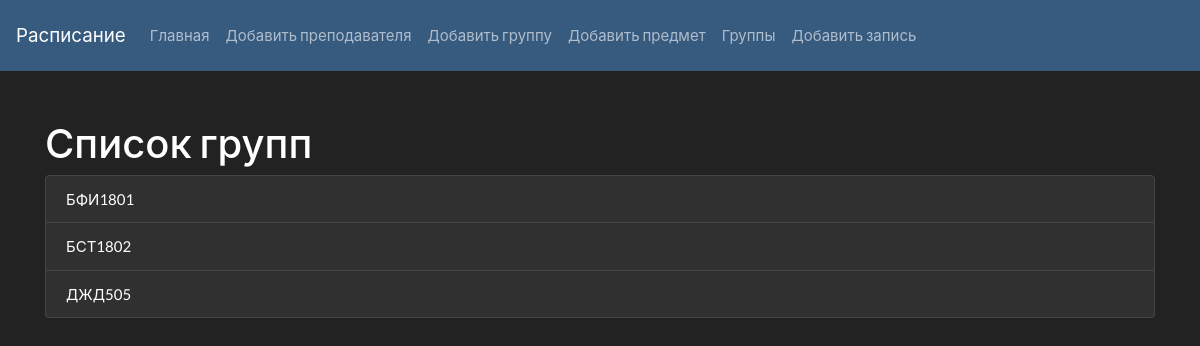
Before: /groups with the older database file.
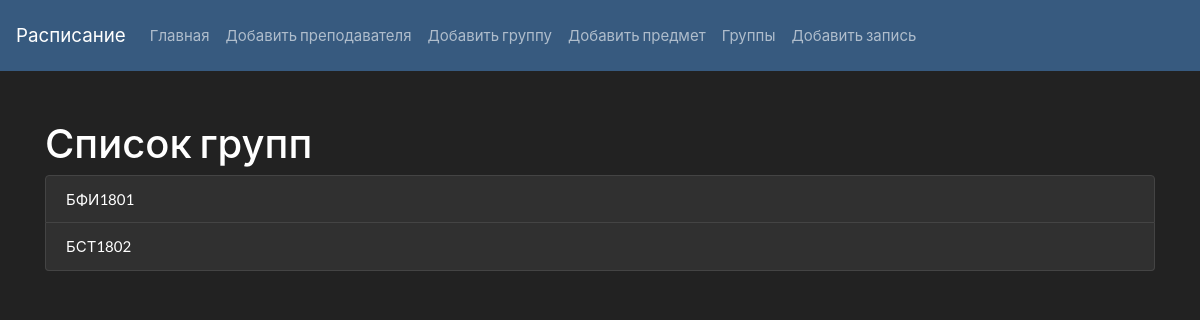
After: the same page with the newer database file.
### models/group.py (models this page shows)
class Group(db.Model):
    __tablename__ = 'group'
    id = db.Column(db.Integer, primary_key=True)
    name = db.Column(db.String(30), unique=True, nullable=False)

### Routes/groups.py (the view)
@groups.route('/groups')
def getGroupsTemplateRoute():
    return render_template('groups.html', groups=Group.query.all())

### templates/groups.html (shortened to what this page needs)
<!DOCTYPE html>
<html lang="en">
<head>
    <link rel="stylesheet" type="text/css" href="/static/css/bootstrap.min.css">
</head>
<body>
{% include "nav.html" %}
<div class="container">
    <div class="table_content">
        <h2>Список групп</h2>
        <div class="list-group">
            {% for group in groups %}
                <a href="#" class="list-group-item list-group-item-action">
                    {{ group.name }}
                </a>
            {% endfor %}
        </div>
    </div>
</div>
</body>
</html>

### templates/nav.html (shortened to what this page needs)
<nav class="navbar navbar-expand-lg navbar-dark bg-primary mb-5">
  <a class="navbar-brand" href="/#">Расписание</a>
  <div class="collapse navbar-collapse" id="navbarColor01">
    <ul class="navbar-nav mr-auto">
      <li class="nav-item ">
        <a class="nav-link" href="/#">Главная <span class="sr-only">(current)</span></a>
      </li>
      <li class="nav-item ">
        <a class="nav-link" href="/addLecturer">Добавить преподавателя <span class="sr-only">(current)</span></a>
      </li>
      <li class="nav-item ">
        <a class="nav-link" href="/addGroup">Добавить группу <span class="sr-only">(current)</span></a>
      </li>
      <li class="nav-item ">
        <a class="nav-link" href="/addSubject">Добавить предмет <span class="sr-only">(current)</span></a>
      </li>
      <li class="nav-item ">
        <a class="nav-link" href="/groups">Группы <span class="sr-only">(current)</span></a>
      </li>
      <li class="nav-item ">
        <a class="nav-link" href="/addNote">Добавить запись <span class="sr-only">(current)</span></a>
      </li>
    </ul>
  </div>
</nav>

Changed rows visible on the page:
removed Group: name "ДЖД505"
